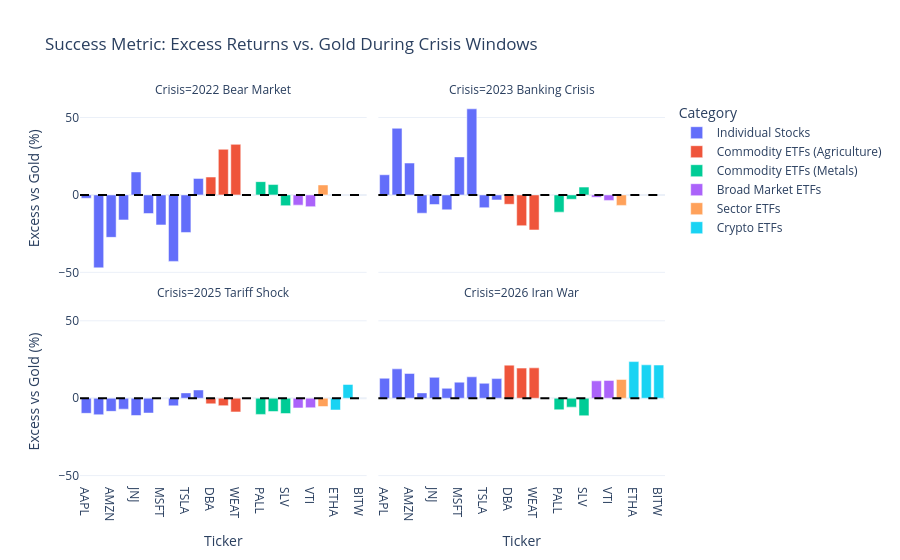

Notebook code cell kept with this figure:
### Code cell
evaluate_crisis_performance(combined_data)

### Figure 1 — Plotly figure (JSON) as saved in the notebook; plotly's stock layout.template omitted (floating-point values rounded to 4 significant figures)
{"data": [{"alignmentgroup": "True", "hovertemplate": "Category=Individual Stocks<br>Crisis=2022 Bear Market<br>Ticker=%{x}<br>Excess vs Gold (%)=%{y}<extra></extra>", "legendgroup": "Individual Stocks", "marker": {"color": "#636efa", "pattern": {"shape": ""}}, "name": "Individual Stocks", "offsetgroup": "Individual Stocks", "orientation": "v", "showlegend": true, "textposition": "auto", "type": "bar", "x": ["AAPL", "AMD", "AMZN", "HD", "JNJ", "LOW", "MSFT", "NVDA", "TSLA", "WMT"], "xaxis": "x3", "y": [-2.143, -47.12, -27.41, -16.15, 14.84, -12.03, -19.39, -42.94, -24.26, 10.68], "yaxis": "y3"}, {"alignmentgroup": "True", "hovertemplate": "Category=Individual Stocks<br>Crisis=2023 Banking Crisis<br>Ticker=%{x}<br>Excess vs Gold (%)=%{y}<extra></extra>", "legendgroup": "Individual Stocks", "marker": {"color": "#636efa", "pattern": {"shape": ""}}, "name": "Individual Stocks", "offsetgroup": "Individual Stocks", "orientation": "v", "showlegend": false, "textposition": "auto", "type": "bar", "x": ["AAPL", "AMD", "AMZN", "HD", "JNJ", "LOW", "MSFT", "NVDA", "TSLA", "WMT"], "xaxis": "x4", "y": [13.02, 43.05, 20.58, -11.8, -6.212, -9.631, 24.56, 55.61, -8.251, -3.233], "yaxis": "y4"}, {"alignmentgroup": "True", "hovertemplate": "Category=Individual Stocks<br>Crisis=2025 Tariff Shock<br>Ticker=%{x}<br>Excess vs Gold (%)=%{y}<extra></extra>", "legendgroup": "Individual Stocks", "marker": {"color": "#636efa", "pattern": {"shape": ""}}, "name": "Individual Stocks", "offsetgroup": "Individual Stocks", "orientation": "v", "showlegend": false, "textposition": "auto", "type": "bar", "x": ["AAPL", "AMD", "AMZN", "HD", "JNJ", "LOW", "MSFT", "NVDA", "TSLA", "WMT"], "xaxis": "x", "y": [-9.76, -10.67, -8.494, -7.062, -11.17, -9.571, -0.1313, -4.926, 3.45, 5.351], "yaxis": "y"}, {"alignmentgroup": "True", "hovertemplate": "Category=Individual Stocks<br>Crisis=2026 Iran War<br>Ticker=%{x}<br>Excess vs Gold (%)=%{y}<extra></extra>", "legendgroup": "Individual Stocks", "marker": {"color": "#636efa", "pattern": {"shape": ""}}, "name": "Individual Stocks", "offsetgroup": "Individual Stocks", "orientation": "v", "showlegend": false, "textposition": "auto", "type": "bar", "x": ["AAPL", "AMD", "AMZN", "HD", "JNJ", "LOW", "MSFT", "NVDA", "TSLA", "WMT"], "xaxis": "x2", "y": [12.91, 18.96, 16.01, 3.446, 13.48, 6.393, 10.36, 13.82, 9.628, 12.67], "yaxis": "y2"}, {"alignmentgroup": "True", "hovertemplate": "Category=Commodity ETFs (Agriculture)<br>Crisis=2022 Bear Market<br>Ticker=%{x}<br>Excess vs Gold (%)=%{y}<extra></extra>", "legendgroup": "Commodity ETFs (Agriculture)", "marker": {"color": "#EF553B", "pattern": {"shape": ""}}, "name": "Commodity ETFs (Agriculture)", "offsetgroup": "Commodity ETFs (Agriculture)", "orientation": "v", "showlegend": true, "textposition": "auto", "type": "bar", "x": ["DBA", "SOYB", "WEAT"], "xaxis": "x3", "y": [11.55, 29.47, 32.66], "yaxis": "y3"}, {"alignmentgroup": "True", "hovertemplate": "Category=Commodity ETFs (Agriculture)<br>Crisis=2023 Banking Crisis<br>Ticker=%{x}<br>Excess vs Gold (%)=%{y}<extra></extra>", "legendgroup": "Commodity ETFs (Agriculture)", "marker": {"color": "#EF553B", "pattern": {"shape": ""}}, "name": "Commodity ETFs (Agriculture)", "offsetgroup": "Commodity ETFs (Agriculture)", "orientation": "v", "showlegend": false, "textposition": "auto", "type": "bar", "x": ["DBA", "SOYB", "WEAT"], "xaxis": "x4", "y": [-6.049, -19.89, -22.63], "yaxis": "y4"}, {"alignmentgroup": "True", "hovertemplate": "Category=Commodity ETFs (Agriculture)<br>Crisis=2025 Tariff Shock<br>Ticker=%{x}<br>Excess vs Gold (%)=%{y}<extra></extra>", "legendgroup": "Commodity ETFs (Agriculture)", "marker": {"color": "#EF553B", "pattern": {"shape": ""}}, "name": "Commodity ETFs (Agriculture)", "offsetgroup": "Commodity ETFs (Agriculture)", "orientation": "v", "showlegend": false, "textposition": "auto", "type": "bar", "x": ["DBA", "SOYB", "WEAT"], "xaxis": "x", "y": [-3.64, -4.815, -8.843], "yaxis": "y"}, {"alignmentgroup": "True", "hovertemplate": "Category=Commodity ETFs (Agriculture)<br>Crisis=2026 Iran War<br>Ticker=%{x}<br>Excess vs Gold (%)=%{y}<extra></extra>", "legendgroup": "Commodity ETFs (Agriculture)", "marker": {"color": "#EF553B", "pattern": {"shape": ""}}, "name": "Commodity ETFs (Agriculture)", "offsetgroup": "Commodity ETFs (Agriculture)", "orientation": "v", "showlegend": false, "textposition": "auto", "type": "bar", "x": ["DBA", "SOYB", "WEAT"], "xaxis": "x2", "y": [21.37, 19.45, 19.62], "yaxis": "y2"}, {"alignmentgroup": "True", "hovertemplate": "Category=Commodity ETFs (Metals)<br>Crisis=2022 Bear Market<br>Ticker=%{x}<br>Excess vs Gold (%)=%{y}<extra></extra>", "legendgroup": "Commodity ETFs (Metals)", "marker": {"color": "#00cc96", "pattern": {"shape": ""}}, "name": "Commodity ETFs (Metals)", "offsetgroup": "Commodity ETFs (Metals)", "orientation": "v", "showlegend": true, "textposition": "auto", "type": "bar", "x": ["GLD", "PALL", "PPLT", "SLV"], "xaxis": "x3", "y": [0, 8.568, 6.694, -6.942], "yaxis": "y3"}, {"alignmentgroup": "True", "hovertemplate": "Category=Commodity ETFs (Metals)<br>Crisis=2023 Banking Crisis<br>Ticker=%{x}<br>Excess vs Gold (%)=%{y}<extra></extra>", "legendgroup": "Commodity ETFs (Metals)", "marker": {"color": "#00cc96", "pattern": {"shape": ""}}, "name": "Commodity ETFs (Metals)", "offsetgroup": "Commodity ETFs (Metals)", "orientation": "v", "showlegend": false, "textposition": "auto", "type": "bar", "x": ["GLD", "PALL", "PPLT", "SLV"], "xaxis": "x4", "y": [0, -11.12, -2.804, 5.049], "yaxis": "y4"}, {"alignmentgroup": "True", "hovertemplate": "Category=Commodity ETFs (Metals)<br>Crisis=2025 Tariff Shock<br>Ticker=%{x}<br>Excess vs Gold (%)=%{y}<extra></extra>", "legendgroup": "Commodity ETFs (Metals)", "marker": {"color": "#00cc96", "pattern": {"shape": ""}}, "name": "Commodity ETFs (Metals)", "offsetgroup": "Commodity ETFs (Metals)", "orientation": "v", "showlegend": false, "textposition": "auto", "type": "bar", "x": ["GLD", "PALL", "PPLT", "SLV"], "xaxis": "x", "y": [0, -10.45, -8.576, -9.91], "yaxis": "y"}, {"alignmentgroup": "True", "hovertemplate": "Category=Commodity ETFs (Metals)<br>Crisis=2026 Iran War<br>Ticker=%{x}<br>Excess vs Gold (%)=%{y}<extra></extra>", "legendgroup": "Commodity ETFs (Metals)", "marker": {"color": "#00cc96", "pattern": {"shape": ""}}, "name": "Commodity ETFs (Metals)", "offsetgroup": "Commodity ETFs (Metals)", "orientation": "v", "showlegend": false, "textposition": "auto", "type": "bar", "x": ["GLD", "PALL", "PPLT", "SLV"], "xaxis": "x2", "y": [0, -7.458, -5.765, -11.32], "yaxis": "y2"}, {"alignmentgroup": "True", "hovertemplate": "Category=Broad Market ETFs<br>Crisis=2022 Bear Market<br>Ticker=%{x}<br>Excess vs Gold (%)=%{y}<extra></extra>", "legendgroup": "Broad Market ETFs", "marker": {"color": "#ab63fa", "pattern": {"shape": ""}}, "name": "Broad Market ETFs", "offsetgroup": "Broad Market ETFs", "orientation": "v", "showlegend": true, "textposition": "auto", "type": "bar", "x": ["SPY", "VTI"], "xaxis": "x3", "y": [-6.598, -7.578], "yaxis": "y3"}, {"alignmentgroup": "True", "hovertemplate": "Category=Broad Market ETFs<br>Crisis=2023 Banking Crisis<br>Ticker=%{x}<br>Excess vs Gold (%)=%{y}<extra></extra>", "legendgroup": "Broad Market ETFs", "marker": {"color": "#ab63fa", "pattern": {"shape": ""}}, "name": "Broad Market ETFs", "offsetgroup": "Broad Market ETFs", "orientation": "v", "showlegend": false, "textposition": "auto", "type": "bar", "x": ["SPY", "VTI"], "xaxis": "x4", "y": [-1.535, -3.547], "yaxis": "y4"}, {"alignmentgroup": "True", "hovertemplate": "Category=Broad Market ETFs<br>Crisis=2025 Tariff Shock<br>Ticker=%{x}<br>Excess vs Gold (%)=%{y}<extra></extra>", "legendgroup": "Broad Market ETFs", "marker": {"color": "#ab63fa", "pattern": {"shape": ""}}, "name": "Broad Market ETFs", "offsetgroup": "Broad Market ETFs", "orientation": "v", "showlegend": false, "textposition": "auto", "type": "bar", "x": ["SPY", "VTI"], "xaxis": "x", "y": [-6.291, -6.159], "yaxis": "y"}, {"alignmentgroup": "True", "hovertemplate": "Category=Broad Market ETFs<br>Crisis=2026 Iran War<br>Ticker=%{x}<br>Excess vs Gold (%)=%{y}<extra></extra>", "legendgroup": "Broad Market ETFs", "marker": {"color": "#ab63fa", "pattern": {"shape": ""}}, "name": "Broad Market ETFs", "offsetgroup": "Broad Market ETFs", "orientation": "v", "showlegend": false, "textposition": "auto", "type": "bar", "x": ["SPY", "VTI"], "xaxis": "x2", "y": [11.22, 11.51], "yaxis": "y2"}, {"alignmentgroup": "True", "hovertemplate": "Category=Sector ETFs<br>Crisis=2022 Bear Market<br>Ticker=%{x}<br>Excess vs Gold (%)=%{y}<extra></extra>", "legendgroup": "Sector ETFs", "marker": {"color": "#FFA15A", "pattern": {"shape": ""}}, "name": "Sector ETFs", "offsetgroup": "Sector ETFs", "orientation": "v", "showlegend": true, "textposition": "auto", "type": "bar", "x": ["XLU"], "xaxis": "x3", "y": [6.452], "yaxis": "y3"}, {"alignmentgroup": "True", "hovertemplate": "Category=Sector ETFs<br>Crisis=2023 Banking Crisis<br>Ticker=%{x}<br>Excess vs Gold (%)=%{y}<extra></extra>", "legendgroup": "Sector ETFs", "marker": {"color": "#FFA15A", "pattern": {"shape": ""}}, "name": "Sector ETFs", "offsetgroup": "Sector ETFs", "orientation": "v", "showlegend": false, "textposition": "auto", "type": "bar", "x": ["XLU"], "xaxis": "x4", "y": [-6.758], "yaxis": "y4"}, {"alignmentgroup": "True", "hovertemplate": "Category=Sector ETFs<br>Crisis=2025 Tariff Shock<br>Ticker=%{x}<br>Excess vs Gold (%)=%{y}<extra></extra>", "legendgroup": "Sector ETFs", "marker": {"color": "#FFA15A", "pattern": {"shape": ""}}, "name": "Sector ETFs", "offsetgroup": "Sector ETFs", "orientation": "v", "showlegend": false, "textposition": "auto", "type": "bar", "x": ["XLU"], "xaxis": "x", "y": [-5.361], "yaxis": "y"}, {"alignmentgroup": "True", "hovertemplate": "Category=Sector ETFs<br>Crisis=2026 Iran War<br>Ticker=%{x}<br>Excess vs Gold (%)=%{y}<extra></extra>", "legendgroup": "Sector ETFs", "marker": {"color": "#FFA15A", "pattern": {"shape": ""}}, "name": "Sector ETFs", "offsetgroup": "Sector ETFs", "orientation": "v", "showlegend": false, "textposition": "auto", "type": "bar", "x": ["XLU"], "xaxis": "x2", "y": [12.15], "yaxis": "y2"}, {"alignmentgroup": "True", "hovertemplate": "Category=Crypto ETFs<br>Crisis=2025 Tariff Shock<br>Ticker=%{x}<br>Excess vs Gold (%)=%{y}<extra></extra>", "legendgroup": "Crypto ETFs", "marker": {"color": "#19d3f3", "pattern": {"shape": ""}}, "name": "Crypto ETFs", "offsetgroup": "Crypto ETFs", "orientation": "v", "showlegend": true, "textposition": "auto", "type": "bar", "x": ["ETHA", "IBIT"], "xaxis": "x", "y": [-7.595, 8.889], "yaxis": "y"}, {"alignmentgroup": "True", "hovertemplate": "Category=Crypto ETFs<br>Crisis=2026 Iran War<br>Ticker=%{x}<br>Excess vs Gold (%)=%{y}<extra></extra>", "legendgroup": "Crypto ETFs", "marker": {"color": "#19d3f3", "pattern": {"shape": ""}}, "name": "Crypto ETFs", "offsetgroup": "Crypto ETFs", "orientation": "v", "showlegend": false, "textposition": "auto", "type": "bar", "x": ["BITW", "ETHA", "IBIT"], "xaxis": "x2", "y": [21.43, 23.65, 21.56], "yaxis": "y2"}], "layout": {"annotations": [{"showarrow": false, "text": "Crisis=2025 Tariff Shock", "x": 0.245, "xanchor": "center", "xref": "paper", "y": 0.465, "yanchor": "bottom", "yref": "paper"}, {"showarrow": false, "text": "Crisis=2026 Iran War", "x": 0.755, "xanchor": "center", "xref": "paper", "y": 0.465, "yanchor": "bottom", "yref": "paper"}, {"showarrow": false, "text": "Crisis=2022 Bear Market", "x": 0.245, "xanchor": "center", "xref": "paper", "y": 1.0, "yanchor": "bottom", "yref": "paper"}, {"showarrow": false, "text": "Crisis=2023 Banking Crisis", "x": 0.755, "xanchor": "center", "xref": "paper", "y": 1.0, "yanchor": "bottom", "yref": "paper"}], "barmode": "relative", "legend": {"title": {"text": "Category"}, "tracegroupgap": 0}, "shapes": [{"line": {"color": "black", "dash": "dash"}, "type": "line", "x0": 0, "x1": 1, "xref": "x domain", "y0": 0, "y1": 0, "yref": "y"}, {"line": {"color": "black", "dash": "dash"}, "type": "line", "x0": 0, "x1": 1, "xref": "x2 domain", "y0": 0, "y1": 0, "yref": "y2"}, {"line": {"color": "black", "dash": "dash"}, "type": "line", "x0": 0, "x1": 1, "xref": "x3 domain", "y0": 0, "y1": 0, "yref": "y3"}, {"line": {"color": "black", "dash": "dash"}, "type": "line", "x0": 0, "x1": 1, "xref": "x4 domain", "y0": 0, "y1": 0, "yref": "y4"}], "title": {"text": "Success Metric: Excess Returns vs. Gold During Crisis Windows"}, "xaxis": {"anchor": "y", "domain": [0, 0.49], "title": {"text": "Ticker"}}, "xaxis2": {"anchor": "y2", "domain": [0.51, 1], "matches": "x", "title": {"text": "Ticker"}}, "xaxis3": {"anchor": "y3", "domain": [0, 0.49], "matches": "x", "showticklabels": false}, "xaxis4": {"anchor": "y4", "domain": [0.51, 1], "matches": "x", "showticklabels": false}, "yaxis": {"anchor": "x", "domain": [0, 0.465], "title": {"text": "Excess vs Gold (%)"}}, "yaxis2": {"anchor": "x2", "domain": [0, 0.465], "matches": "y", "showticklabels": false}, "yaxis3": {"anchor": "x3", "domain": [0.535, 1.0], "matches": "y", "title": {"text": "Excess vs Gold (%)"}}, "yaxis4": {"anchor": "x4", "domain": [0.535, 1.0], "matches": "y", "showticklabels": false}}}
